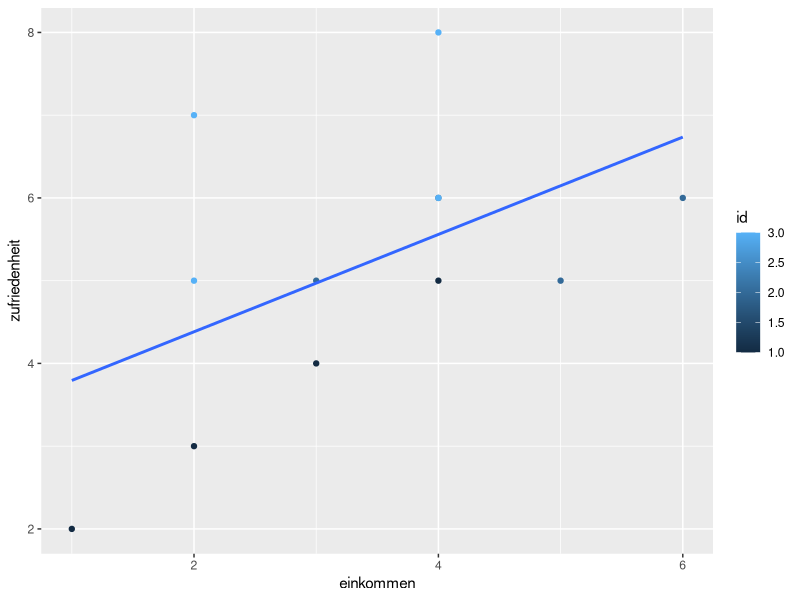

Write the R code that produced this figure.
library(tidyverse)
library(plm)

df <- tibble(
  year = rep(c(1,2,3,4), 3),
  id = c(1, 1, 1, 1, 2, 2, 2, 2, 3, 3, 3, 3),
  einkommen = c(4, 1, 2, 3, 3, 4, 5, 6, 2, 4, 2, 4),
  zufriedenheit = c(5, 2, 3, 4, 5, 6, 5, 6, 7, 8, 5, 6)
)

ggplot(df, aes(x = einkommen, y = zufriedenheit)) +
  geom_point(aes(color = id)) +
  geom_smooth(method = "lm", se = FALSE)

lm(zufriedenheit ~ einkommen, df)
plm(zufriedenheit ~ einkommen, df, model = "within")
